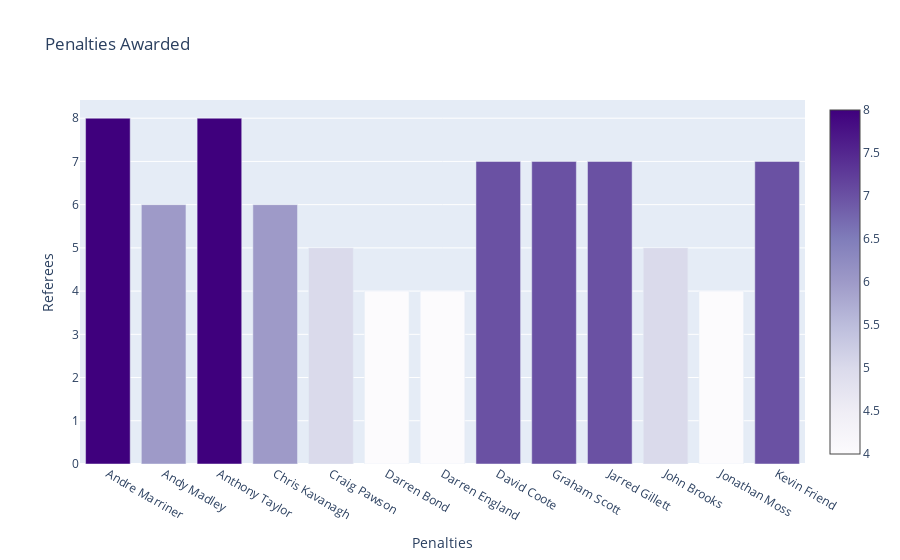

The notebook cell this image was saved under:
### Code cell
# In order to get a more accurate distribution, I created a condition filtering the out data 
# outside the 25th to 75th quatile range for Penalty kicks
condition_pk = ((referees['sum']['PKatt']>= 4) & (referees['sum']['PKatt'] <= 8))
y = referees[condition_pk]['sum']['PKatt']
x = referees.index


referee_pk =  go.Figure([go.Bar(x=x, y=y, marker={
                        'color':y,'colorscale': 'purples', 'showscale': True})])
referee_pk.update_layout(
            title='Penalties Awarded',
                xaxis_title = 'Penalties',
                yaxis_title = 'Referees')
referee_pk.show()
py.plot(referee_pk, filename='Referee_Penalty_Kicks_Analysis.html', auto_open=False)

### Figure 1 — Plotly figure (JSON) as saved in the notebook; plotly's stock layout.template omitted (floating-point values rounded to 4 significant figures)
{"data": [{"marker": {"color": [8, 6, 8, 6, 5, 4, 4, 7, 7, 7, 5, 4, 7], "colorscale": [[0, "rgb(252,251,253)"], [0.125, "rgb(239,237,245)"], [0.25, "rgb(218,218,235)"], [0.375, "rgb(188,189,220)"], [0.5, "rgb(158,154,200)"], [0.625, "rgb(128,125,186)"], [0.75, "rgb(106,81,163)"], [0.875, "rgb(84,39,143)"], [1, "rgb(63,0,125)"]], "showscale": true}, "type": "bar", "x": ["Andre Marriner", "Andy Madley", "Anthony Taylor", "Chris Kavanagh", "Craig Pawson", "Darren Bond", "Darren England", "David Coote", "Graham Scott", "Jarred Gillett", "John Brooks", "Jonathan Moss", "Kevin Friend", "Martin Atkinson", "Michael Oliver", "Michael Salisbury", "Mike Dean", "Paul Tierney", "Peter Bankes", "Robert Jones", "Robert Madley", "Simon Hooper", "Stuart Attwell", "Thomas Bramall", "Tony Harrington"], "y": [8, 6, 8, 6, 5, 4, 4, 7, 7, 7, 5, 4, 7]}], "layout": {"title": {"text": "Penalties Awarded"}, "xaxis": {"title": {"text": "Penalties"}}, "yaxis": {"title": {"text": "Referees"}}}}
